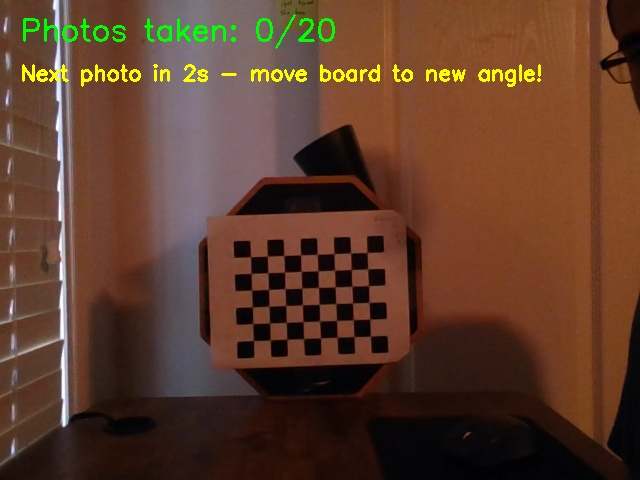
#> input picture mtre4820_project9/calibration_images/calib_00.jpg, 640 x 480 px; its folder holds only this picture in this run
$ jupyter execute --allow-errors mtre4820_project9_v3.ipynb
#> lines starting #> are read from the running program, lines starting #| are printed output that depends on the picture; after the words box and inside, x2 and y2 are one past the last pixel; in counts of white or black regions, pixels touching at a corner belong together; long printed decimals are rounded
[cell 1]
#Groupmates: Regina Martinez, Lauren Nunez, Saam Grami

[cell 2]
'''
Project Objective
Estimate the intrinsic and extrinsic parameters of the laptop camera,
then verify those parameters by
comparing predicted object positions with manual
measurements in both camera and world frames.

Slide 9
    Intrinsic parameters - fx, fy, or, oc, Sx, Sy, and λ are known as the
        intrinsic parameters which is related to the camera itself
    Extrinsic parameters - are another group of parameters, describing the relationship
        between the camera frame and the world frame in a 3D space
'''

'''
Preparation
1. Review the camera projection model together with intrinsic and extrinsic parameters.
2. Establish a right-hand-rule camera frame and world frame for the laptop setup.
3. Use a Python-based camera-calibration workflow to estimate the camera parameters
'''

'''
Verification Procedure
1. Keep the laptop and camera fixed throughout the verification process.
    So don't move laptop
2. Place an object of interest, such as a cup, on the table.
    Pick object
3. Capture an image of the object with the laptop camera.
    Use previous camera code
4. Manually determine the pixel coordinates of the object in the image.
    Not too sure how to do that other than having tick marks projected onto
    the image to find the relative area
5. Manually measure the object's z coordinate with respect to the camera frame.
6. In Python, compute the object's x and y coordinates in the camera frame
    using the camera projection model.
    Slide
7. Use a coordinate transformation to compute the object's coordinates in the world frame.
8. Manually measure the object's world-frame coordinates and compare them with
    the computed values.
9. Repeat the procedure for five different object locations.

'''

[cell 3]
'''
Instrinsic - checkboard pictures, run open cv calibration, get k and distortion coeff
Extrinsic  - have checkerboard, pick one corner as world edges, take picture with board,
    run solvePNP R and T values, do not move computer
Verification camera frame - place object in frame, take photo, find center of object,
    record pixel, find object z val with ruler, use k and ruler val
    to find x,y,z camera frame of object
World frame - apply r and t to camera frame coordinates, find objects world frame coords
    with ruler, compute error between measured and calcualted
'''

[cell 4]
#Intrinsic Calculator

#reference: https://learnopencv.com/camera-calibration-using-opencv/

import cv2
import numpy as np
import os
import glob
import matplotlib.pyplot as plt
import matplotlib.image as mpimg

# Defining the dimensions of checkerboard
CHECKERBOARD = (6,8)
criteria = (cv2.TERM_CRITERIA_EPS + cv2.TERM_CRITERIA_MAX_ITER, 30, 0.001)

# Creating vector to store vectors of 3D points for each checkerboard image
objpoints = []
# Creating vector to store vectors of 2D points for each checkerboard image
imgpoints = []


# Defining the world coordinates for 3D points
objp = np.zeros((1, CHECKERBOARD[0] * CHECKERBOARD[1], 3), np.float32)
objp[0,:,:2] = np.mgrid[0:CHECKERBOARD[0], 0:CHECKERBOARD[1]].T.reshape(-1, 2)
prev_img_shape = None

# Extracting path of individual image stored in a given directory
# Fix (absolute path)
images = glob.glob('calibration_images/*.jpg')
counter = 0
for fname in images:
    img = cv2.imread(fname)
#> img is the input picture: shape (480, 640, 3); mean B, G, R 43.2, 61, 93.6
    gray = cv2.cvtColor(img,cv2.COLOR_BGR2GRAY)
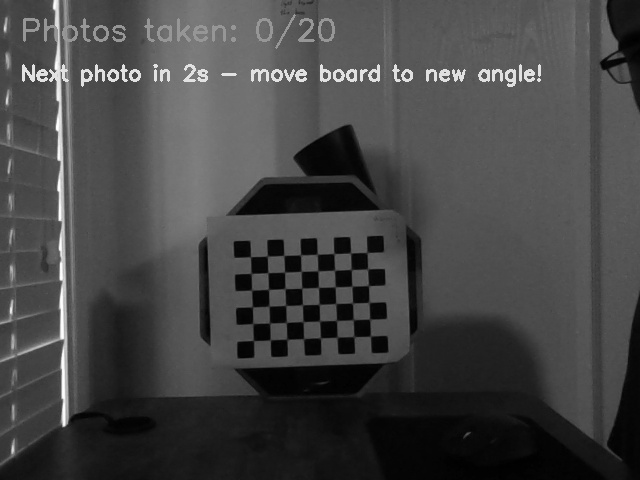
#> gray: shape (480, 640); min 0, max 255, mean 68.7
    # Find the chess board corners
    # If desired number of corners are found in the image then ret = true
    ret, corners = cv2.findChessboardCorners(gray, CHECKERBOARD, cv2.CALIB_CB_ADAPTIVE_THRESH + cv2.CALIB_CB_FAST_CHECK + cv2.CALIB_CB_NORMALIZE_IMAGE)
#> ret = True; corners = 48 rows, first 8: [366.4, 252.2], [367.2, 270.1], [368.4, 285.3], [369.7, 301.1], [368.7, 318.7], [370.3, 335.8], [350.3, 253.5], [350.2, 268.9]

    """
    If desired number of corner are detected,
    we refine the pixel coordinates and display
    them on the images of checker board
    """
    if ret == True:
        objpoints.append(objp)
        # refining pixel coordinates for given 2d points.
        corners2 = cv2.cornerSubPix(gray, corners, (11,11),(-1,-1), criteria)
#> corners2 = 48 rows, first 8: [367, 252.5], [367.6, 268.8], [368.5, 285.6], [369, 302.4], [369.7, 319.2], [370.5, 336.2], [350.6, 252.9], [351.2, 269.5]

        imgpoints.append(corners2)

        # Draw and display the corners
        img = cv2.drawChessboardCorners(img, CHECKERBOARD, corners2, ret)
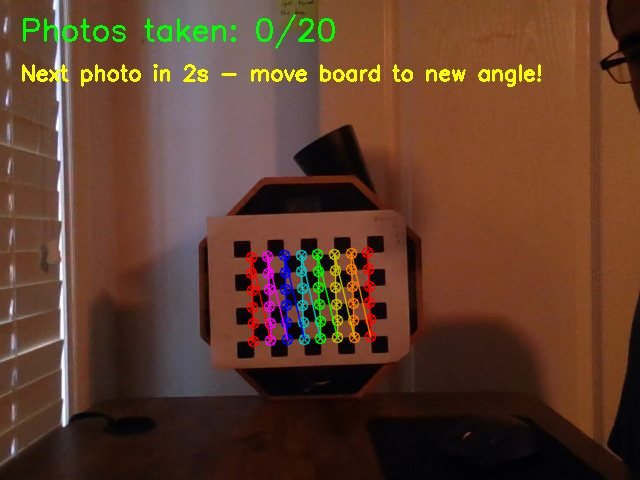
#> img: shape (480, 640, 3); 2.35% of pixels changed, all inside (x1, y1, x2, y2) = (245, 246, 377, 348)

    cv2.imshow('img',img)
    #cv2.waitKey(0)


    if(counter%10 == 0 ):
        fig, ax = plt.subplots()
        ax.imshow(img)
    counter+=1
cv2.destroyAllWindows()

h,w = img.shape[:2]

"""
Performing camera calibration by
passing the value of known 3D points (objpoints)
and corresponding pixel coordinates of the
detected corners (imgpoints)
"""
ret, k_mtx, dist, rvecs, tvecs = cv2.calibrateCamera(objpoints, imgpoints, gray.shape[::-1], None, None)
#> ret = 0.105; k_mtx = [[871.4, 0, 300.4], [0, 853.9, 181.8], [0, 0, 1]]; dist = [[-0.869, 15.01, 0.0666, -0.00502, -119.5]]; rvecs = ([-0.00684, 0.0199, 1.53],); tvecs = ([4.01, 4.29, 52.45],)

print("Camera matrix : \n")
print(k_mtx)
#| [[871.445   0.         300.437]
#|  [  0.         853.920 181.758]
#|  [  0.           0.           1.        ]]
print("dist : \n")
print(dist)
#| [[-8.68796864e-01  1.50074049e+01  6.65876199e-02 -5.01742195e-03
#|   -1.19487624e+02]]
print("rvecs : \n")
print(rvecs)
#| (array([[-0.006839],
#|        [ 0.01992],
#|        [ 1.533]]),)
print("tvecs : \n")
print(tvecs)
#| (array([[ 4.007 ],
#|        [ 4.288],
#|        [52.448]]),)
print("objpoints: ")
print(objpoints[0])#shows a total of 48 points
#> (printed output is left out)

[cell 5]
'''
Pseudo code verification

Take camera frame
Run solve pnp and return R and t
Record the origin
Place object into view
Take new picture
Click on center of object
(Insert) Record pixel
(Insert) Manual measure object z value
Use camera matrix K to find objects x and y values
Combine x,y,z values into a coordinate
Calculate world frame from camera by applying R and t coordinates to camera frame
(Insert) Find objects world frame with a ruler
Compare the two world frame results

'''

[cell 6]
import cv2
import numpy as np
import os
import glob
import matplotlib.pyplot as plt
import matplotlib.image as mpimg

[cell 7]
#Intrinsic Calculator

#reference: https://learnopencv.com/camera-calibration-using-opencv/

# Defining the dimensions of checkerboard
CHECKERBOARD = (6,8)
criteria = (cv2.TERM_CRITERIA_EPS + cv2.TERM_CRITERIA_MAX_ITER, 30, 0.001)

# Creating vector to store vectors of 3D points for each checkerboard image
objpoints = []
# Creating vector to store vectors of 2D points for each checkerboard image
imgpoints = []


# Defining the world coordinates for 3D points
objp = np.zeros((1, CHECKERBOARD[0] * CHECKERBOARD[1], 3), np.float32)
objp[0,:,:2] = np.mgrid[0:CHECKERBOARD[0], 0:CHECKERBOARD[1]].T.reshape(-1, 2)
prev_img_shape = None

# Extracting path of individual image stored in a given directory
# Fix (absolute path)

#> (the rest of this cell did not finish here and is left out)

[cell 8]
gray = cv2.cvtColor(img,cv2.COLOR_BGR2GRAY)
# Find the chess board corners
# If desired number of corners are found in the image then ret = true
ret, corners = cv2.findChessboardCorners(gray, CHECKERBOARD, cv2.CALIB_CB_ADAPTIVE_THRESH + cv2.CALIB_CB_FAST_CHECK + cv2.CALIB_CB_NORMALIZE_IMAGE)
#> ret = False; corners = None
print("Chess board corners found")
"""
If desired number of corner are detected,
we refine the pixel coordinates and display
them on the images of checker board
"""
counter=0
if ret == True:
    objpoints.append(objp)
    # refining pixel coordinates for given 2d points.
    corners2 = cv2.cornerSubPix(gray, corners, (11,11),(-1,-1), criteria)

    imgpoints.append(corners2)

    # Draw and display the corners
    img = cv2.drawChessboardCorners(img, CHECKERBOARD, corners2, ret)
    counter+=1
    print("Counter: ", counter)
print("ret was equal to True")

origin_pixel_coords = corners2[0][0]
#> origin_pixel_coords = [367, 252.5]
print("Origin pixel location (col, row):", origin_pixel_coords)
#| Origin pixel location (col, row): [367.010 252.462]

img_origin = img.copy()
cv2.circle(img_origin,
           (int(origin_pixel_coords[0]), int(origin_pixel_coords[1])),
           radius=15,
           color=(0, 0, 255),
           thickness=-1)
cv2.putText(img_origin, "ORIGIN (0,0,0)",
            (int(origin_pixel_coords[0]) + 20, int(origin_pixel_coords[1])),
            cv2.FONT_HERSHEY_SIMPLEX, 0.8, (0, 0, 255), 2)
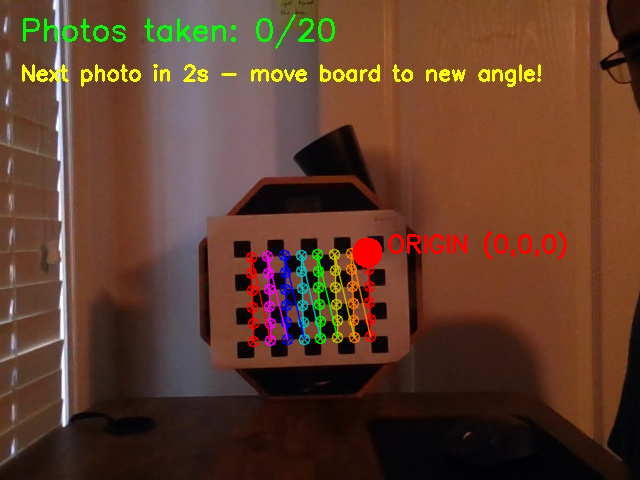
#> img_origin: shape (480, 640, 3); mean B, G, R 43.8, 61.5, 95.6


checkered_image = img_origin
fig, ax = plt.subplots()
#Shows the origin explicitly in the graph
ax.imshow(cv2.cvtColor(checkered_image, cv2.COLOR_BGR2RGB))


# cv2.imshow('img',img)
# cv2.waitKey(0)

cv2.destroyAllWindows()

h,w = img.shape[:2]

"""
Performing camera calibration by
passing the value of known 3D points (objpoints)
and corresponding pixel coordinates of the
detected corners (imgpoints)
"""
# ret, k_mtx, dist, world_frame_rvecs, world_frame_tvecs = cv2.calibrateCamera(
#     objpoints,
#     imgpoints,
#     gray.shape[::-1],
#     None,
#     None
# )
#> (the rest of this cell did not finish here and is left out)

[cell 9]
gray = cv2.cvtColor(img,cv2.COLOR_BGR2GRAY)
ret, corners = cv2.findChessboardCorners(gray, CHECKERBOARD, cv2.CALIB_CB_ADAPTIVE_THRESH + cv2.CALIB_CB_FAST_CHECK + cv2.CALIB_CB_NORMALIZE_IMAGE)
print("Chess board corners found")

counter=0
if ret == True:
    objpoints.append(objp)
    corners2 = cv2.cornerSubPix(gray, corners, (11,11),(-1,-1), criteria)

    imgpoints.append(corners2)

    img = cv2.drawChessboardCorners(img, CHECKERBOARD, corners2, ret)
    counter+=1
    print("Counter: ", counter)
print("ret was equal to True")

# ---- ORIGIN VISUALIZATION ----
origin_pixel = corners2[0][0]
#> origin_pixel = [367, 252.5]
print("Origin pixel location (col, row):", origin_pixel)
#| Origin pixel location (col, row): [367.010 252.462]

img_marked = img.copy()
cv2.circle(img_marked,
           (int(origin_pixel[0]), int(origin_pixel[1])),
           radius=15,
           color=(0, 0, 255),
           thickness=-1)
cv2.putText(img_marked, "ORIGIN (0,0,0)",
            (int(origin_pixel[0]) + 20, int(origin_pixel[1])),
            cv2.FONT_HERSHEY_SIMPLEX, 0.8, (0, 0, 255), 2)
# ------------------------------

checkered_image = img_marked  # <-- changed from img to img_marked
fig, ax = plt.subplots()
ax.imshow(cv2.cvtColor(checkered_image, cv2.COLOR_BGR2RGB))  # <-- added cvtColor so red shows correctly
plt.title("World Frame Origin")

cv2.destroyAllWindows()

h,w = img.shape[:2]

#> (the rest of this cell did not finish here and is left out)

[cell 10]
#Reference: https://techvidvan.com/tutorials/displaying-the-coordinates-of-points-clicked-on-the-image-using-python-opencv/
import cv2
import numpy as np
import os
import glob
import matplotlib.pyplot as plt
import matplotlib.image as mpimg
#Loads image in a window and you can click on it to get the coordinate directly instead of using MS Paint

image = cv2.imread('test_frame.jpg')
#Resize to fit on screen
#> (the rest of this cell did not finish here and is left out)

[cell 11]
#Getting the camera frame

# Getting the intrinsic values from the calibration

#focal length in x direction
fx = k_mtx[0, 0]
#> fx = 871.4
#Focal length in y direction
fy = k_mtx[1, 1]
#> fy = 853.9
#Image center x coordinate
cx = k_mtx[0, 2]
#> cx = 300.4
#Image center y coordinate
cy = k_mtx[1, 2]
#> cy = 181.8

#Pixel coordinates from cell above
#> (the rest of this cell did not finish here and is left out)

$ run again, on mtre4820_project9/calibration_images/calib_04.jpg
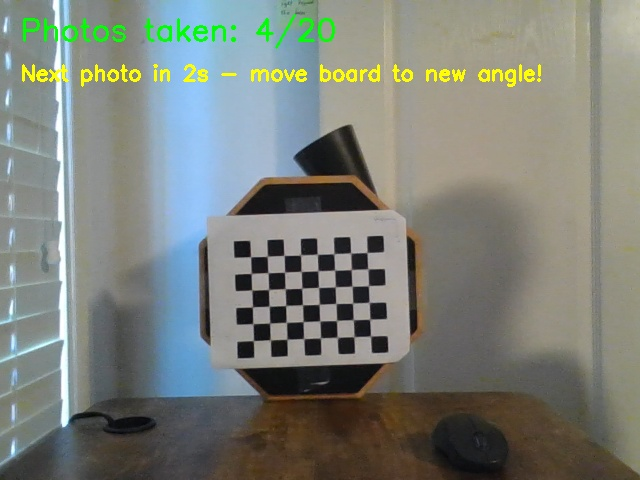
#> input picture mtre4820_project9/calibration_images/calib_04.jpg, 640 x 480 px
#> img is the input picture: shape (480, 640, 3); mean B, G, R 121.3, 128.7, 124
#> `ret, corners = cv2.findChessboardCorners(gray, CHECKERBOARD, cv2.CALIB..`: ret = True; corners = 48 rows, first 8: [367, 252.5], [368.1, 268.8], [368.4, 285.5], [369, 302], [369.8, 319], [370.5, 336], [350.4, 253.3], [350.9, 269.4]
#> corners2 = 48 rows, first 8: [367.1, 252.5], [367.8, 268.9], [368.5, 285.7], [369.2, 302.4], [369.8, 319.2], [370.6, 336.1], [350.7, 253], [351.3, 269.5]
#> `img = cv2.drawChessboardCorners(img, CHECKERBOARD, corners2, ret)`:
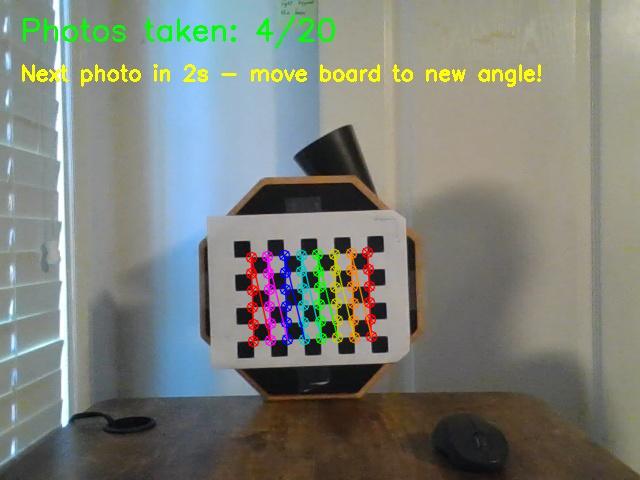
#> img: shape (480, 640, 3); 2.34% of pixels changed, all inside (x1, y1, x2, y2) = (245, 246, 378, 348)
#> `ret, k_mtx, dist, rvecs, tvecs = cv2.calibrateCamera(objpoints, imgpoi..`: ret = 0.0912; k_mtx = [[945.8, 0, 304], [0, 925, 178.8], [0, 0, 1]]; dist = [[-1.09, 31.79, 0.0713, -0.00304, -421.3]]; rvecs = ([-0.00576, 0.00791, 1.53],); tvecs = ([3.8, 4.49, 56.97],)
#| [[945.764   0.         303.997]
#|  [  0.         924.982 178.763 ]
#|  [  0.           0.           1.        ]]
#| [[-1.09079256e+00  3.17879311e+01  7.12766630e-02 -3.03954487e-03
#|   -4.21332384e+02]]
#| (array([[-0.005758 ],
#|        [ 0.00791],
#|        [ 1.533]]),)
#| (array([[ 3.797],
#|        [ 4.485],
#|        [56.974]]),)
#> (printed output is left out)
#> `ret, corners = cv2.findChessboardCorners(gray, CHECKERBOARD, cv2.CALIB..`: ret = False; corners = None
#> origin_pixel_coords = [367.1, 252.5]
#| Origin pixel location (col, row): [367.0629  252.481]
#> `cv2.putText(img_origin, "ORIGIN (0,0,0)", (int(origin_pixel_coords[0])..`:
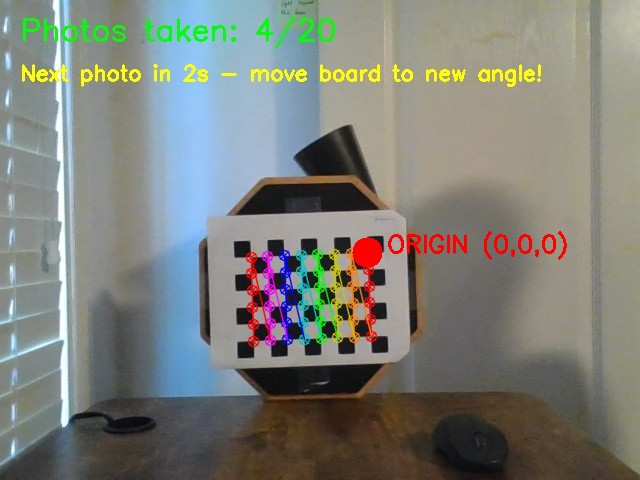
#> img_origin: shape (480, 640, 3); mean B, G, R 120.5, 128, 125.5
#| Origin pixel location (col, row): [367.0629  252.481]
#> fx = 945.8
#> fy = 925
#> cx = 304
#> cy = 178.8

$ run again, on mtre4820_project9/calibration_images/calib_05.jpg
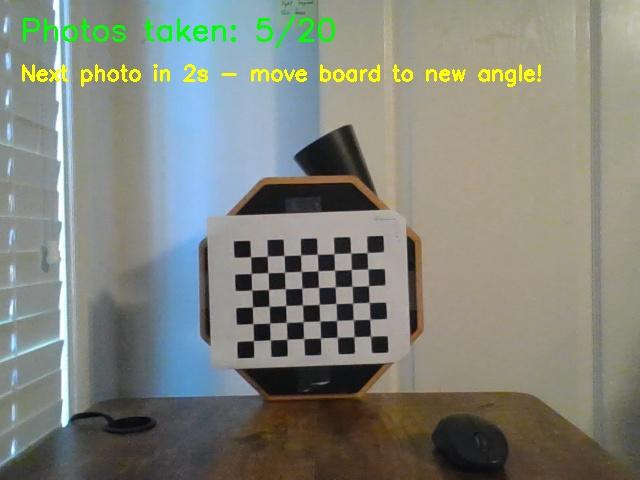
#> input picture mtre4820_project9/calibration_images/calib_05.jpg, 640 x 480 px
#> img is the input picture: shape (480, 640, 3); mean B, G, R 123.6, 132.6, 129.1
#> `ret, corners = cv2.findChessboardCorners(gray, CHECKERBOARD, cv2.CALIB..`: ret = True; corners = 48 rows, first 8: [367.6, 252.9], [367.8, 268.8], [368.5, 285.6], [369.4, 301.8], [369.6, 318.8], [370.5, 336], [350.7, 252.9], [351, 269.2]
#> corners2 = 48 rows, first 8: [367.1, 252.5], [367.8, 268.8], [368.5, 285.7], [369.2, 302.4], [369.8, 319.2], [370.6, 336.2], [350.7, 253], [351.3, 269.6]
#> `img = cv2.drawChessboardCorners(img, CHECKERBOARD, corners2, ret)`:
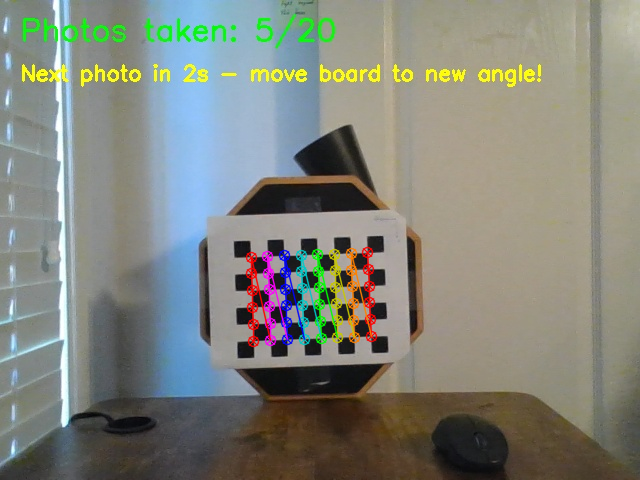
#> img: shape (480, 640, 3); 2.34% of pixels changed, all inside (x1, y1, x2, y2) = (245, 246, 378, 348)
#> `ret, k_mtx, dist, rvecs, tvecs = cv2.calibrateCamera(objpoints, imgpoi..`: ret = 0.087; k_mtx = [[1015, 0, 303], [0, 994.6, 183.4], [0, 0, 1]]; dist = [[-1.11, 33.93, 0.0737, -0.00475, -496.8]]; rvecs = ([-0.00424, 0.0162, 1.53],); tvecs = ([3.86, 4.19, 61.11],)
#| [[1.01495279e+03 0.00000000e+00 3.02973868e+02]
#|  [0.00000000e+00 9.94587863e+02 1.83428163e+02]
#|  [0.00000000e+00 0.00000000e+00 1.00000000e+00]]
#| [[-1.11449361e+00  3.39334899e+01  7.37277694e-02 -4.74703821e-03
#|   -4.96782453e+02]]
#| (array([[-0.004237],
#|        [ 0.01616],
#|        [ 1.533]]),)
#| (array([[ 3.858],
#|        [ 4.192],
#|        [61.106]]),)
#> (printed output is left out)
#> `ret, corners = cv2.findChessboardCorners(gray, CHECKERBOARD, cv2.CALIB..`: ret = False; corners = None
#> origin_pixel_coords = [367.1, 252.5]
#| Origin pixel location (col, row): [367.132 252.483]
#> `cv2.putText(img_origin, "ORIGIN (0,0,0)", (int(origin_pixel_coords[0])..`:
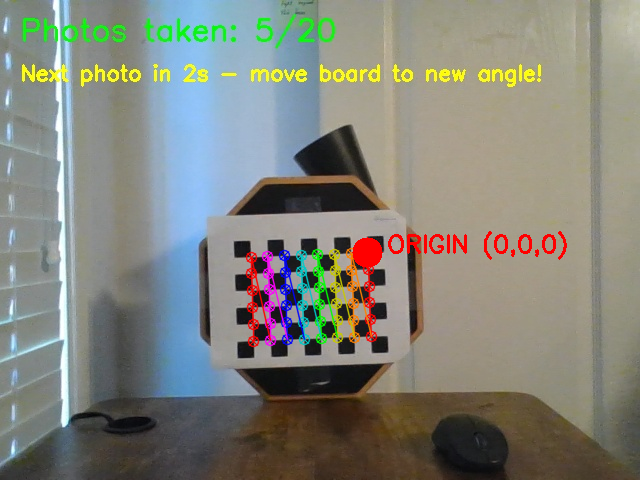
#> img_origin: shape (480, 640, 3); mean B, G, R 122.7, 131.8, 130.5
#| Origin pixel location (col, row): [367.132 252.483]
#> fx = 1015
#> fy = 994.6
#> cx = 303
#> cy = 183.4
